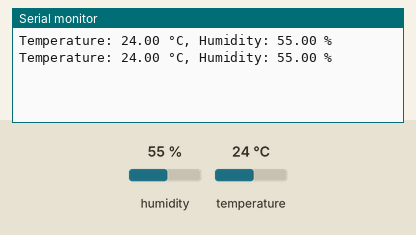
This sketch was run on a simulated Arduino Uno, built with avr-gcc and run on an emulated ATmega328P. Parts: the last lines printed to the serial monitor. Inputs (shaded band) come from the test bench; at power-on: humidity 55 %, temperature 24 °C.

Above: at 4.8 s.
4.9 s: humidity set to 22 %
At 6.7 s:
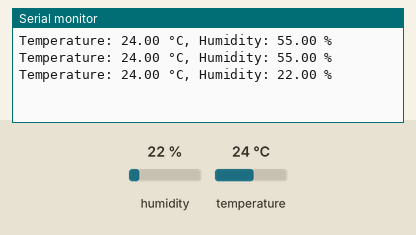
7.9 s: temperature set to 12 °C
At 8.5 s:
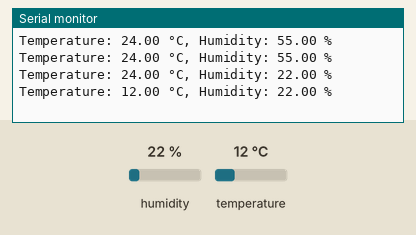
10.9 s: humidity set to 40 %
At 13.2 s:
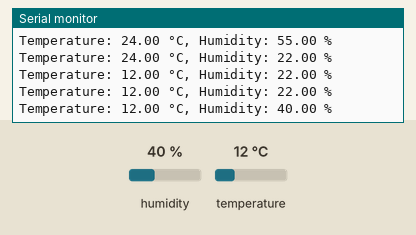
Timing chart, 0 to 14.7 s (numbered marks = the images above; inputs shaded):
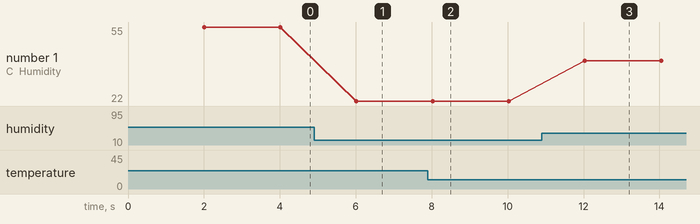

Measured:
- after the input at 4.9 s, the serial monitor: prints a new line after 1.1 s (image 1)
- after the input at 7.9 s, the serial monitor: prints a new line after 0.12 s (image 2)
- after the input at 10.9 s, the serial monitor: prints a new line after 1.1 s (image 3)
- plotted number 1: 55 → 22 after the input at 4.9 s, 22 → 40 after the input at 10.9 s

The sketch:

Reading_Temp_Humidity_code2.ino
```cpp
#include <DHT.h>

#define DHTPIN 2       // Digital pin connected to the DHT sensor
#define DHTTYPE DHT22  // Type of DHT sensor (DHT11 or DHT22)

DHT dht(DHTPIN, DHTTYPE);

void setup() {
  Serial.begin(9600);
  dht.begin();
}

void loop() {
  delay(2000);  // Delay for 2 seconds between readings

  // Read temperature in Celsius
  float temperature = dht.readTemperature();

  // Read humidity
  float humidity = dht.readHumidity();

  // Check if any reading failed (e.g., sensor disconnected)
  if (isnan(temperature) || isnan(humidity)) {
    Serial.println("Failed to read from DHT sensor!");
  } else {
    Serial.print("Temperature: ");
    Serial.print(temperature);
    Serial.print(" °C, Humidity: ");
    Serial.print(humidity);
    Serial.println(" %");
  }
}
```
